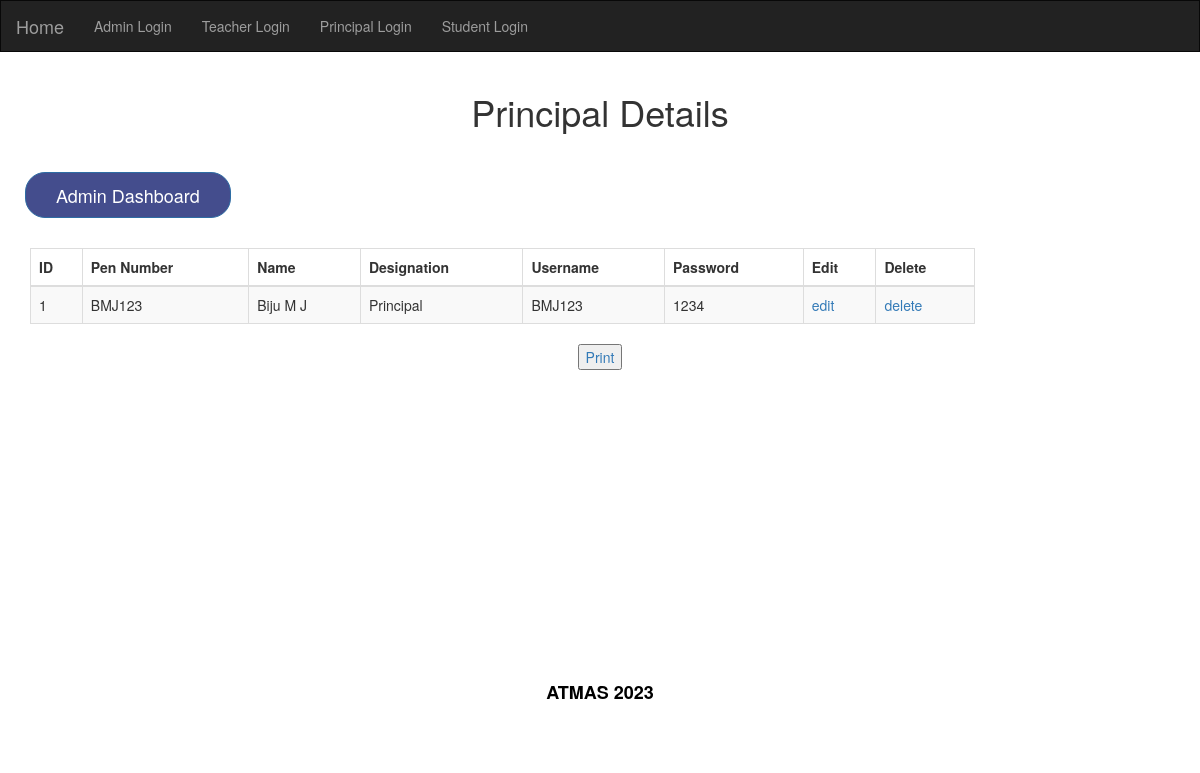
Screenshot of /viewprincipal.php?view_admin=view_admin (signed in) with the database file from the repository.
### tables this page shows
CREATE TABLE `principal` (
  `id` int(11) NOT NULL,
  `pen_number` varchar(20) NOT NULL,
  `name` varchar(25) NOT NULL,
  `designation` varchar(20) NOT NULL,
  `username` varchar(25) NOT NULL,
  `password` varchar(25) NOT NULL
);

### viewprincipal.php (the view, shortened to what this page needs)
<?php
 if(!isset($_SESSION['name'])) {
    header("location: login.php");
    }
 else {
?>
<?php include("header.php"); ?>
<?php
if(isset($_GET['view_admin'])) {
 ?>
    <div class="container-fluid">
          <h1 class="h1_index text-center">Principal Details</h1>
		  <br>
		    <a class="a_color" href="admin.php"><button type="button" class="btn btn-primary btn-lg">Admin Dashboard</button></a>
		   <br><br>
        <div class="col-sm-10">
		<table class="table table-striped table-bordered">
   <thead>
      <tr>
      <th>ID</th>
			<th>Pen Number</th>
			<th>Name</th>
			<th>Designation</th>
			<th>Username</th>
			<th>Password</th>
		<th>Edit</th>
		<th>Delete</th>
      </tr>
    </thead>
    <tbody>
<?php
$con = mysqli_connect('localhost','root','','attendance');
$sql="SELECT * FROM `principal` ";
$record = mysqli_query($con,$sql);
while($post=mysqli_fetch_assoc($record)) {
   ?>
      <tr>
        <td><?php echo $post['id']; ?></td>
        <td><?php echo $post['pen_number']; ?></td>
        <td><?php echo $post['name']; ?></td>
        <td><?php echo $post['designation']; ?></td>
        <td><?php echo $post['username']; ?></td>
        <td><?php echo $post['password']; ?></td>
		<td><a href="editprincipal.php?edit=<?php echo $post['id']; ?>">edit</a></td>
		<td><a href="deleteprincipal.php?delete=<?php echo $post['id']; ?>">delete</a></td>
      </tr>
<?php } ?>
     </tbody>
    </table>
  </div>
</div>
<?php
}
?>
<?php } ?>
<center>
  <a href="ppl_details_print.php" target="_blank">
<input type="button" class="" value="Print">
</a>
</center>
<br><br><br><br><br>
<br><br><br><br><br>
<br><br><br><br>
<?php include("footer.php"); ?>

### assets/main.css (style rules this page uses)
.btn-primary { color: #fff; background-color: #444d8d; }
.btn-lg { padding: 10px 30px; font-size: 18px; line-height: 1.3333333; border-radius: 2rem; margin: 1rem; }
.a_color { color: #fff; }

### rows the page displays
principal: id "1", pen_number "BMJ123", name "Biju M J", designation "Principal", username "BMJ123", password "1234"
